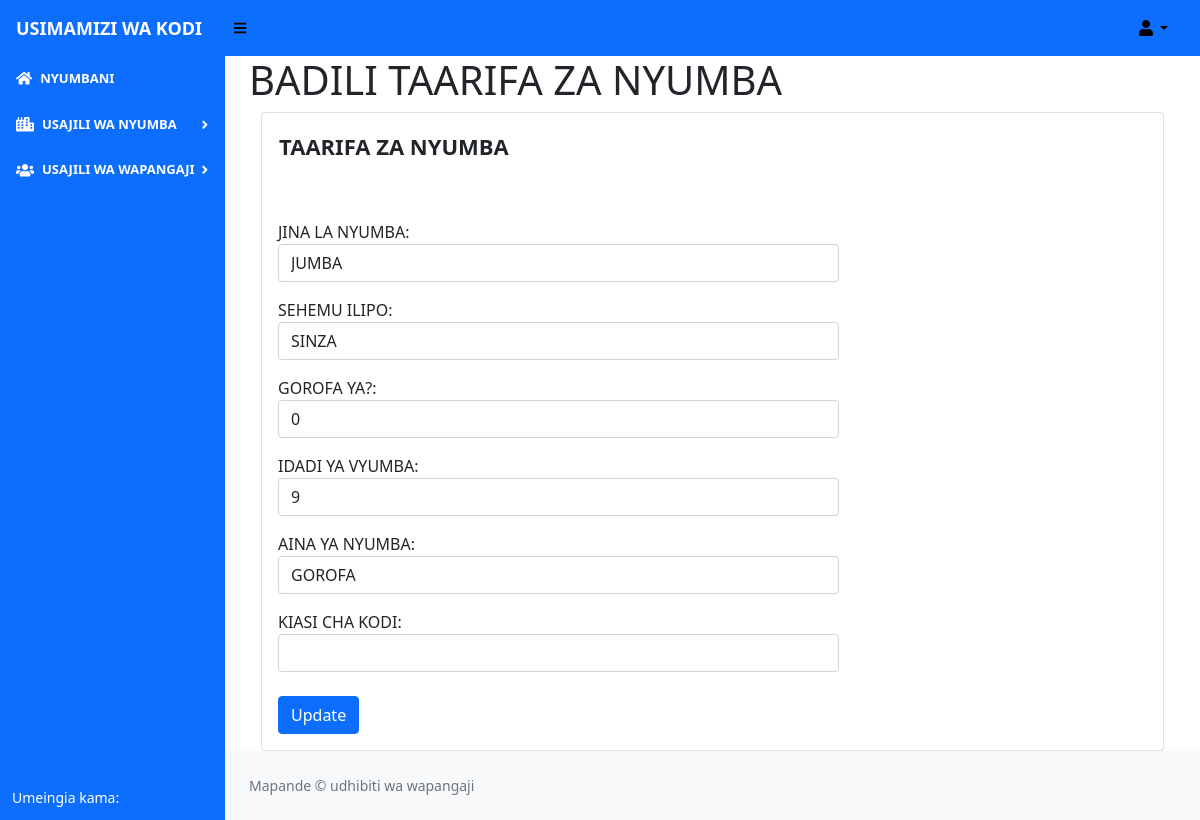
Screenshot of /updatehouse/1 with the database file from the repository.
### renting/models.py (models this page shows)
class HouseProperty(db.Model):
    __tablename__ = 'house_property'
    id = db.Column(db.Integer(), autoincrement=True, primary_key = True)
    house_name = db.Column(db.String(length = 50), nullable = False)
    house_location = db.Column(db.String())
    floor_number = db.Column(db.Integer())
    number_of_room = db.Column(db.Integer())
    category = db.Column(db.String(length=30))
    image_path = db.Column(db.String(200), nullable=True)

### renting/routes.py (the view, shortened to what this page needs)
@app.route('/updatehouse/<int:id>', methods = ['GET','POST'])
def update_house_page(id):
    form = HouseForm()
    house_to_update = HouseProperty.query.get_or_404(id)
    return render_template('updatehouse.html', form = form, house_to_update = house_to_update)

### renting/forms.py
class HouseForm(FlaskForm):
    house_name = StringField(label="JINA NA NYUMBA", validators=[Length(max=30), DataRequired()])
    house_location = StringField(label="ANUWANI YA NYUMBA", validators=[Length(max=30), DataRequired()])
    number_of_room = StringField(label="IDADI YA VYUMBA", validators=[DataRequired()])
    floor_number = StringField(label="IDADI YA GHOROFA", validators=[DataRequired()])
    category = SelectField("AINA YA NYUMBA", choices=[('Select Category'),('GOROFA'),('NYUMBA YA CHINI'),('APPARTMENT')])
    image = StringField(label="PICHA YA NYUMBA")
    submit = SubmitField(label='SAJILI')

### renting/templates/updatehouse.html (shortened to what this page needs)
{% extends 'base.html' %}
{% block content %}
<div class="content-wrapper">
    <div class="content-heading"><h1>BADILI TAARIFA ZA NYUMBA</h1></div>
    <div class="container-fluid">
       <div class="card card-default d-lg-block">
          <div class="row">
             <div class="col col-xs-12 col-sm-8 col-md-8 col-lg-8">
                <div class="card-title text-left alert alert-default"><b style="font-size:22px;">TAARIFA ZA NYUMBA</b></div>
                <div class="card-body">
                   <form class="form-updatehouse" method="POST" action="/updatehouse/{{house_to_update.id}}">
                      <fieldset>
                        JINA LA NYUMBA:
                       <input type="text" name="house_name" value="{{ house_to_update.house_name }}" class="form-control">
                       SEHEMU ILIPO:
                       <input type="text" name="house_location" value="{{ house_to_update.house_location }}" class="form-control">
                       GOROFA YA?:
                       <input type="text" name="floor_number" value="{{ house_to_update.floor_number }}" class="form-control">
                       IDADI YA VYUMBA:
                       <input type="text" name="number_of_room" value="{{ house_to_update.number_of_room }}" class="form-control">
                       AINA YA NYUMBA:
                       <input type="text" name="category" value="{{ house_to_update.category }}" class="form-control">
                       KIASI CHA KODI:
                       <input type="text" name="rent_amount" value="{{ house_to_update.rent_amount }}" class="form-control">
                    </fieldset>
                      <br>
                      <input class="btn btn-primary" id="submit" name="submit" type="submit" value="Update">
                   </form>
                </div>
             </div>
          </div>
       </div>
    </div>
 </div>
 {% endblock %}

### rows the page displays
HouseProperty: house_name "JUMBA", house_location "SINZA", floor_number "0", number_of_room "9", category "GOROFA"
